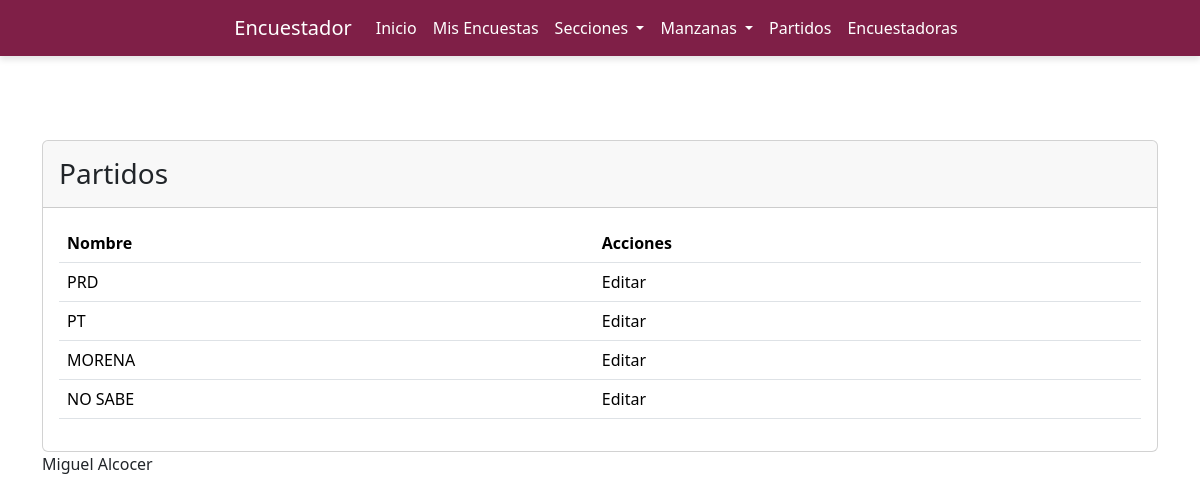
Page /modulos/Partidos/index.php on the earlier database version.
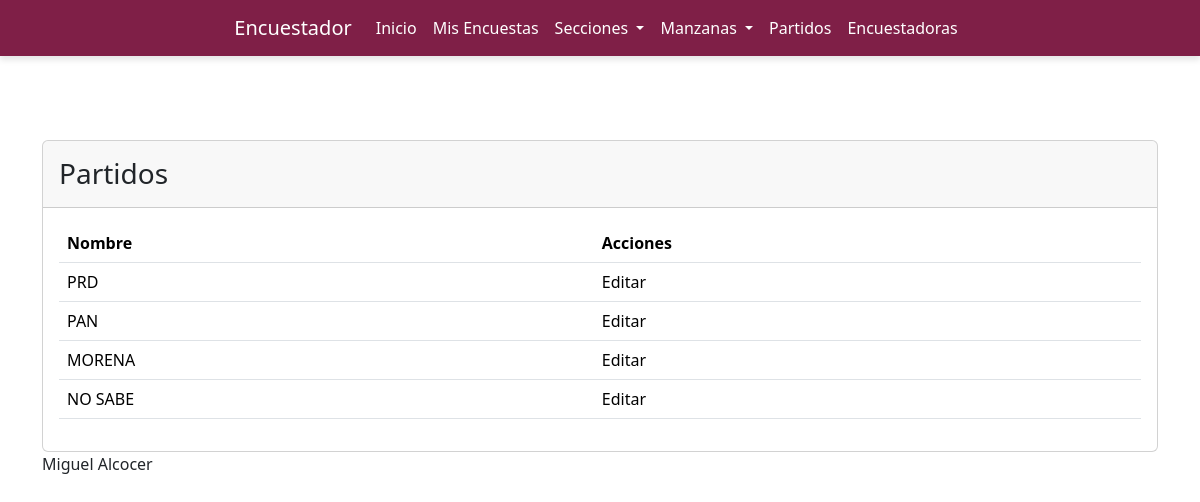
Same page on the later database version.
### tables this page shows
CREATE TABLE `partidos` (
  `idPartido` int(11) NOT NULL,
  `Nombre` varchar(255) DEFAULT NULL
);

### modulos/Partidos/index.php (the view, shortened to what this page needs)
<link rel="stylesheet" href="http://localhost/encuesta/assets/css/tables.css">
<?php
require("../../config/dbcontext.php");
include("../../layout/top.php");
$sql = "SELECT * FROM partidos";
$result = $link->query($sql);
?>
<br>
<div class="card">
    <div class="card-header">
        <h3 class="mt-2 mb-2">Partidos</h3>
    </div>
    <div class="card-body">
        <div class="table-responsive-sm">
            <table class="table" id="tabla">
                <thead>
                    <tr>
                        <th scope="col">Nombre</th>
                        <th>Acciones</i></span></th>
                    </tr>
                </thead>
                <tbody>
                    <?php
                    if ($result->num_rows > 0) {
                        $result = $link->query($sql);
                        while ($row = $result->fetch_assoc()) { ?>
                            <tr>
                                <td scope="row"><?php echo $row['Nombre'] ?></td>
                                <td>Editar</td>
                            </tr>
                    <?php
                        }
                    } else {
                        echo "<tr><td colspan='1'>No se encontraron registros.</td></tr>";
                    }
                    ?>
                </tbody>
            </table>
        </div>
    </div>
</div>
<?php include("../../layout/foot.php") ?>

### layout/top.php (shortened to what this page needs)
<?php
$url_base = "http://localhost/encuesta/";
?>
<!doctype html>
<html lang="en">
<head>
  <link href="https://cdn.jsdelivr.net/npm/bootstrap@5.3.2/dist/css/bootstrap.min.css" rel="stylesheet" />
  <link rel="stylesheet" href="http://localhost/encuesta/layout/style.css">
  <link rel="stylesheet" href="https://cdnjs.cloudflare.com/ajax/libs/font-awesome/6.4.2/css/all.min.css" />
  <link href="https://unpkg.com/vanilla-datatables@latest/dist/vanilla-dataTables.min.css" rel="stylesheet" type="text/css">
</head>
<body>
  <header>
  <nav class="navbar navbar-expand-lg navbar-dark navbar-custom">
    <div class="container justify-content-center ">
      <a class="navbar-brand" href="#">Encuestador</a>
      <div class="collapse navbar-collapse flex-grow-0 " id="navbarNavDropdown">
        <ul class="navbar-nav text-center">
          <li class="nav-item">
            <a class="nav-link active" aria-current="page" href="<?php echo $url_base ?>" class="nav__link">Inicio</a>
          </li>
          <li class="nav-item">
            <a class="nav-link" href="<?php echo $url_base ?>/modulos/misencuestas/">Mis Encuestas</a>
          </li>
          <li class="nav-item dropdown">
            <a class="nav-link dropdown-toggle" href="#" role="button" data-bs-toggle="dropdown" aria-expanded="false">
              Secciones
            </a>
          </li>
          <li class=" nav-item dropdown">
                  <a class="nav-link dropdown-toggle" href="#" role="button" data-bs-toggle="dropdown" aria-expanded="false">
                    Manzanas
                  </a>
          </li>
                    <li class=" nav-item">
                        <a class="nav-link" href="<?php echo $url_base ?>/modulos/Partidos">Partidos</a>
                    </li>
                    <li class="nav-item">
            <a class="nav-link" href="<?php echo $url_base ?>/modulos/encuestadoras/">Encuestadoras</a>
          </li>
      </div>
    </div>
  </nav>
  </header>
  <main class="container">

### layout/foot.php (shortened to what this page needs)
</main>
  <footer class="container">
    Miguel Alcocer
  </footer>
</body>
</html>

### layout/style.css (style rules this page uses)
.navbar-custom { background-color: hsl(335, 61%, 31%); box-shadow: 0 4px 6px rgba(0, 0, 0, 0.1); }
.navbar-brand { color: white !important; }
.navbar-nav .nav-link { color: white !important; }
.navbar-nav .nav-link { position: relative; transition: color 0.3s ease; }
.navbar-nav .nav-link:before { content: ''; position: absolute; bottom: -2px; left: 0; width: 100%; height: 2px; background-color: whitesmoke; visibility: hidden; transform: scaleX(0); transition: all 0.3s ease-in-out; }

### modulos/Partidos/index.php (style rules this page uses)
.card { margin-top: 60px; }

Differences in the rows shown:
changed partidos: Nombre "PT" → "PAN"
